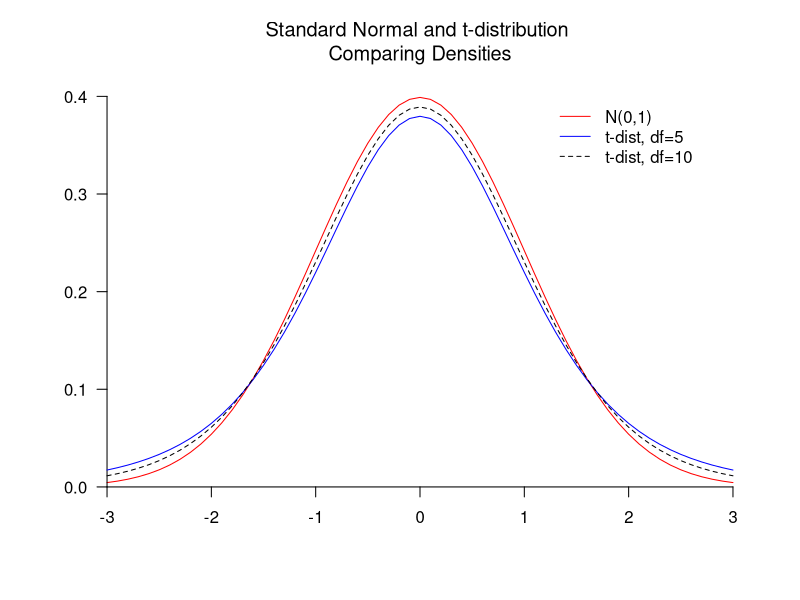

Write R code to recreate this figure.
# Homework 7 SAMPLE, DISTRIBUTIONS, GRAPHS

# Question 1: Using the Poission distribution to model the number of failure in
# in pipelines of various type. Suppose that for cast-iron pipe of a particular
# length, the expected number of failure is 1. Then X, the number of failures, has 
# a Poisson distribution with mean=1. Write r-code that computes the following P

# a. P(X<=5)
# In order to calculate the probability, we need x and lambda 
# In Possion, mean (E(X) = lambda) => lambda=1 
ppois(5,lambda = 1, lower.tail= TRUE) # Mean it will calculate P(X<=q)

# b. P(X=2)
dpois(2,lambda = 1)


# Question 2: # Normally distributed 
# Mean=30mm, sd=7.8mm
# What is the 75th percentile of the defect length distribution 
qnorm(0.75,mean=30,sd=7.8)

# Question 3: 4 digit PIN has no restriction on the digits (0-9),repetition is allowed
# Use functions sample() and replicate() to generate 10 random PINs

# we will want to use sample() to create a random sample of 4 digits
# then use paste() to combine 4 digits into a string 
# then repeat it 10 times to great 10 PINs 
random.pins = replicate(10, paste(sample(0:9, 4, replace=TRUE), collapse = ''))
random.pins

# Question 4: N(0,1) as the sample size increase
# Contain the densities of the standard normal distribution and two t-distributions
# with df of 5 and 10. 
x=seq(-3,3,0.1)
plot(x,dnorm(x),type='l', axes=FALSE,xlab='',ylab='',col='red', 
     main='Standard Normal and t-distribution \nComparing Densities', font.main=1)
axis(1,at=seq(-3,3,1),pos=0)
axis(2,las=1,at=c(0.0,0.1,0.2,0.3,0.4), pos=-3)
lines(x,dt(x,df=5),col='blue',lty=1)
lines(x,dt(x,df=10),col='black',lty=2)

legend(x=1.2, y=0.4, legend=c('N(0,1)','t-dist, df=5','t-dist, df=10'),
       col=c('red','blue','black'), box.lty=0, lty=c(1,1,2))

